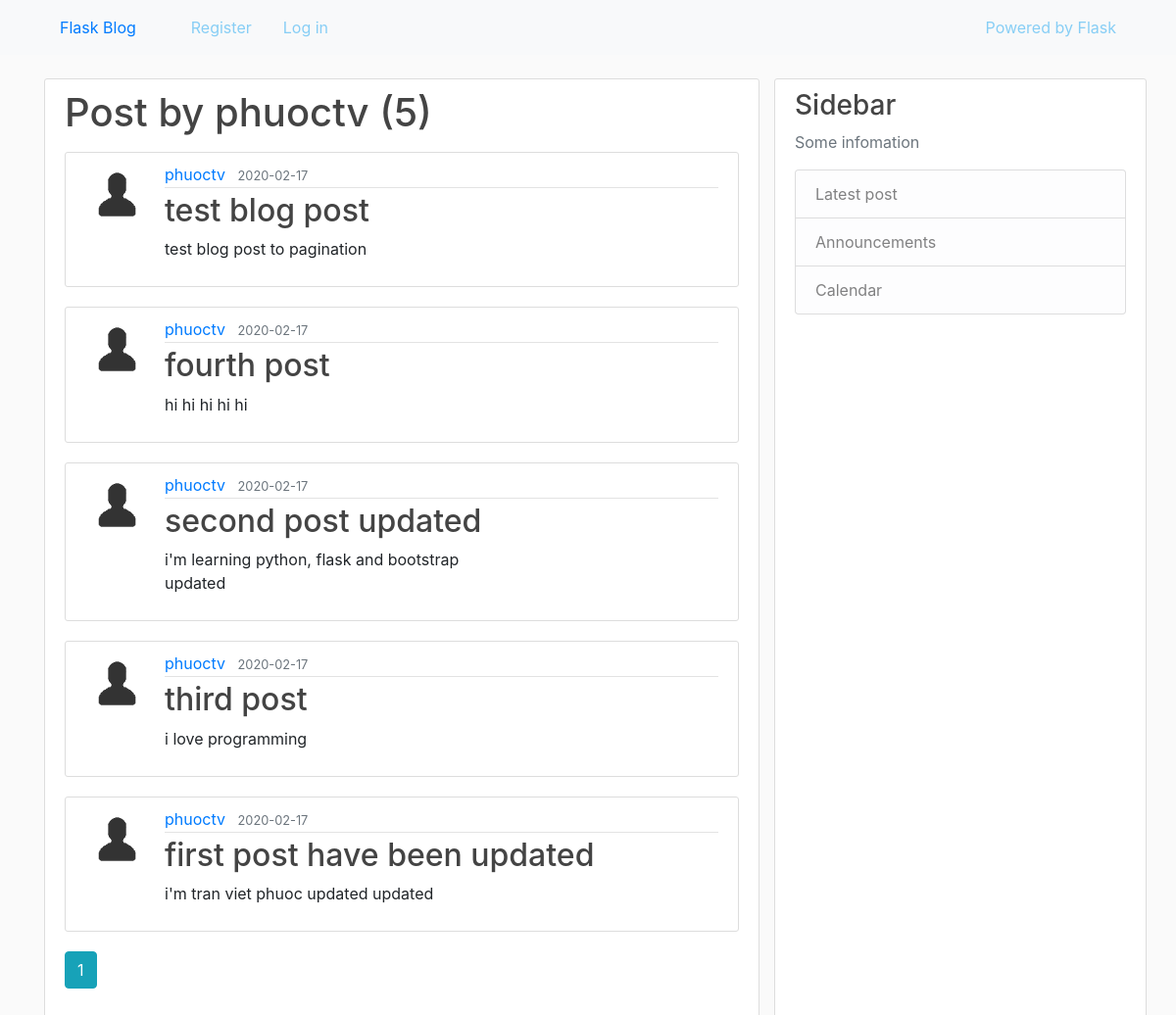
Page /user/phuoctv on the committed database.
### blog/models.py (models this page shows, shortened)
class User(db.Model, UserMixin):
    id = db.Column(db.Integer, primary_key=True)
    username = db.Column(db.String(20), unique=True, nullable=False)
    email = db.Column(db.String(120), unique=True, nullable=False)
    picture = db.Column(db.String(20), nullable=False, default='default.jpg')
    password = db.Column(db.String(60), nullable=False)
    posts = db.relationship('Post', backref='author', lazy=True)

class Post(db.Model):
    id = db.Column(db.Integer, primary_key=True)
    title = db.Column(db.String(100), nullable=False)
    date_posted = db.Column(db.DateTime, nullable=False,
                            default=datetime.datetime.utcnow())
    content = db.Column(db.Text, nullable=False)
    user_id = db.Column(db.Integer, db.ForeignKey('user.id'), nullable=False)

### blog/routes.py (the view)
@app.route('/user/<string:username>', methods=['GET'])
def user_posts(username):
    page = request.args.get('page', 1, type=int)
    user = User.query.filter_by(username=username).first_or_404()
    posts = Post.query.filter_by(author=user)\
        .order_by(Post.date_posted.desc()).paginate(page=page, per_page=5)
    return render_template('user_posts.html', posts=posts, user=user)

### blog/templates/user_posts.html (shortened to what this page needs)
{% extends 'layout.html' %}
{% block content %}
    <div class="content">
        <h1 class="mb-3">Post by {{ user.username }} ({{ posts.total }})</h1>
        {% for post in posts.items %}
            <article class="media content">
                <img src="{{ url_for('static', filename='pictures/' + post.author.picture) }}" alt="{{ post.author.username }}"
            class="rounded-circel article-img">
                <div class="media-body">
                    <div class="article-metadata">
                        <a href="{{ url_for('user_posts', username=post.author.username) }}" class="mr-2">{{ post.author.username }}</a>
                        <small class="text-muted">{{ post.date_posted.strftime('%Y-%m-%d') }}</small>
                    </div>
                    <h2><a href="{{ url_for('post', post_id=post.id) }}" class="article-title">{{ post.title }}</a></h2>
                    <p class="article-content">{{ post.content }}</p>
                </div>
            </article>
        {% endfor %}
        {% for page_num in posts.iter_pages(left_edge=1, right_edge=1, left_current=1, right_current=2) %}
            {% if page_num %}
                {% if posts.page == page_num %}
                    <a href="{{ url_for('user_posts', username=user.username, page=page_num) }}" class="btn btn-info mb-4">{{ page_num }}</a>
                {% else %}
                    <a href="{{ url_for('user_posts', username=user.username, page=page_num) }}" class="btn btn-outline-info mb-4">{{ page_num }}</a>
                {% endif %}
            {% else %}
    ...
            {% endif %}
        {% endfor %}
    </div>
{% endblock content %}

### blog/templates/layout.html (shortened to what this page needs)
<!DOCTYPE html>
<html lang="en">
<head>
    <link rel="stylesheet" href="https://stackpath.bootstrapcdn.com/bootstrap/4.3.1/css/bootstrap.min.css">
    <link rel="stylesheet" type="text/css" href="{{ url_for('static', filename='main.css') }}">
</head>
<body>
    <header class="blog-header header-bg">
        <nav class="navbar navbar-expand-sm bg-light navbar-light fixed-top">
            <div class="container">
                <a href="{{ url_for('home') }}" class="navbar nav-brand mr-4">Flask Blog</a>
                <div class="collapse navbar-collapse" id="navbarToggle">
                    <div class="navbar-nav mr-auto">
                        {% if current_user.is_authenticated %}
                            <a href="{{ url_for('new_post') }}" class="navbar navbar-link">New post</a>
                            <a href="{{ url_for('home') }}" class="navbar navbar-link">Home</a>
                            <a href="{{ url_for('about') }}" class="navbar navbar-link">About</a>
                            <a href="{{ url_for('logout') }}" class="navbar navbar-link">Log out</a>
                        {% else %}
                            <a href="{{ url_for('register') }}" class="navbar navbar-link">Register</a>
                            <a href="{{ url_for('login') }}" class="navbar navbar-link">Log in</a>
                        {% endif %}
                    </div>
                </div>
                <div class="navbar-nav">
                    {% if current_user.is_authenticated %}
                        <form action="#" class="form-inline mr-4">
                            <input type="text" class="form-control mr-sm-2" placeholder="Search">
                            <button class="btn btn-info">Search</button>
                        </form>
                    {% else %}
                        <a href="https://flask.palletsprojects.com" class="navbar navbar-link">Powered by Flask</a>
                    {% endif %}
                </div>
            </div>
        </nav>
    </header>
    <main role="main" class="container">
        <div class="row">
            <div class="col-sm-4 col-md-6 col-lg-8">
                {% block content%}
                {% endblock content %}
            </div>
            <div class="sidebar-content col-sm-8 col-md-6 col-lg-4">
                <h3>Sidebar</h3>
                <p class="text-muted">Some infomation</p>
                <ul class="list-group">
                    <li class="list-group-item list-group-item-light">Latest post</li>
                    <li class="list-group-item list-group-item-light">Announcements</li>
                    <li class="list-group-item list-group-item-light">Calendar</li>
                </ul>
            </div>
    </main>
</body>
</html>

### blog/static/main.css (style rules this page uses)
body { margin-top: 5em; background: #fafafa; }
.header-bg { background: rgb(115, 128, 143); }
h1, h2, h3, h4, h5, h6 { color: #444444; }
.blog-header .navbar-nav .navbar-link { color: #87cef5; }
.content { background: #ffffff; padding: 10px 20px; border: 1px solid #dddddd; border-radius: 3px; margin-bottom: 20px; }
.sidebar-content { background: #ffffff; padding: 10px 20px; border: 1px solid #dddddd; border-radius: 3px; margin-bottom: 20px; }
.article-title { color: #444444; }
.article-content { white-space: pre-line; }
.article-img { height: 65px; width: 65px; margin-right: 16px; }
.article-metadata { padding-bottom: 1px; margin-bottom: 4px; border-bottom: 1px solid #e3e3e3; }

### rows in the picture
User: username "phuoctv"
Post: picture (picture), author.username "phuoctv", date_posted "2020-02-17", title "test blog post", content "test blog post to pagination"
Post: picture (picture), author.username "phuoctv", date_posted "2020-02-17", title "fourth post", content "hi hi hi hi hi"
Post: picture (picture), author.username "phuoctv", date_posted "2020-02-17", title "second post updated", content "i'm learning python, flask and bootstrap updated"
Post: picture (picture), author.username "phuoctv", date_posted "2020-02-17", title "third post", content "i love programming"
Post: picture (picture), author.username "phuoctv", date_posted "2020-02-17", title "first post have been updated", content "i'm tran viet phuoc updated updated"

### other values in the picture
{{ posts.total }} "5"
{{ page_num }} "1"
